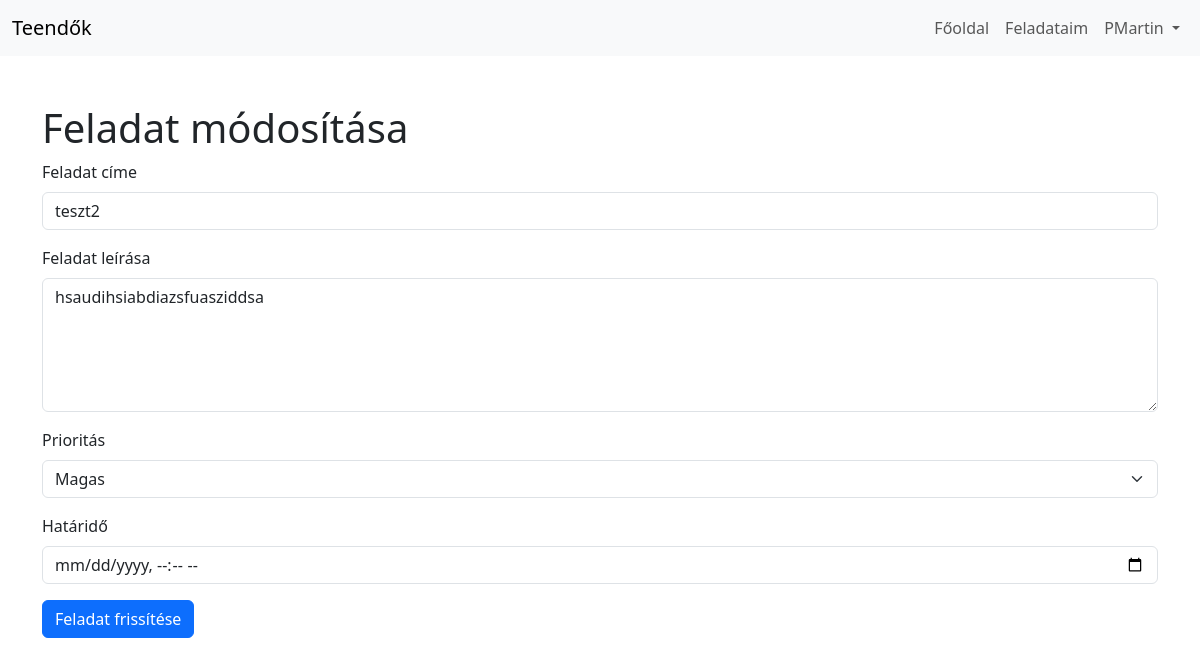
The app's page /Todoweb/task_edit.php?id=8 (signed in) with its own data.
### tables this page shows
CREATE TABLE `feladat` (
  `userId` int(100) NOT NULL,
  `taskId` int(100) NOT NULL,
  `deadline` datetime NOT NULL,
  `taskName` varchar(100) NOT NULL,
  `taskDetail` varchar(1000) NOT NULL,
  `priority` int(1) NOT NULL
);

### Todoweb/task_edit.php (the view, shortened to what this page needs)
<?php
require_once 'dbconnect.php';
if (isset($_GET['id'])) {
    $feladat_id = $_GET['id'];
    $query = "SELECT * FROM feladat WHERE taskId = ? AND userId = ?";
    $stmt = $conn->prepare($query);
    $stmt->bind_param("ii", $feladat_id, $_SESSION['userid']);
    $stmt->execute();
    $result = $stmt->get_result();
    $feladat = $result->fetch_assoc();
} else {
    header("Location: tasks.php");
    exit();
}
?>
<!DOCTYPE html>
<html lang="hu">
<head>
    <link href="https://cdn.jsdelivr.net/npm/bootstrap@5.3.3/dist/css/bootstrap.min.css" rel="stylesheet">
</head>
<body>
<?php include('header.php'); ?>
<div class="container mt-5">
    <h1>Feladat módosítása</h1>
    <form method="post" action="task_edit.php?id=<?php echo $feladat['taskId']; ?>">
        <div class="mb-3">
            <label for="cim" class="form-label">Feladat címe</label>
            <input type="text" class="form-control" id="cim" name="cim" value="<?php echo ($feladat['taskName']); ?>" required>
        </div>
        <div class="mb-3">
            <label for="feladat" class="form-label">Feladat leírása</label>
            <textarea class="form-control" id="feladat" name="feladat" rows="5" required><?php echo ($feladat['taskDetail']); ?></textarea>
        </div>
        <div class="mb-3">
            <label for="prioritas" class="form-label">Prioritás</label>
            <select class="form-select" id="prioritas" name="prioritas" required>
                <option value="3" <?php if ($feladat['priority'] == 3) echo 'selected'; ?>>Magas</option>
            </select>
        </div>
        <div class="mb-3">
            <label for="hatarido" class="form-label">Határidő</label>
            <input type="datetime-local" class="form-control" id="hatarido" name="hatarido" value="<?php echo date('Y-m-d', strtotime($feladat['deadline'])); ?>" required>
        </div>
        <button type="submit" class="btn btn-primary">Feladat frissítése

### records on screen
feladat: cim "teszt2", feladat "hsaudihsiabdiazsfuasziddsa", prioritas "Magas"

### other values on screen
$_SESSION['felhasznalonev'] "PMartin"
